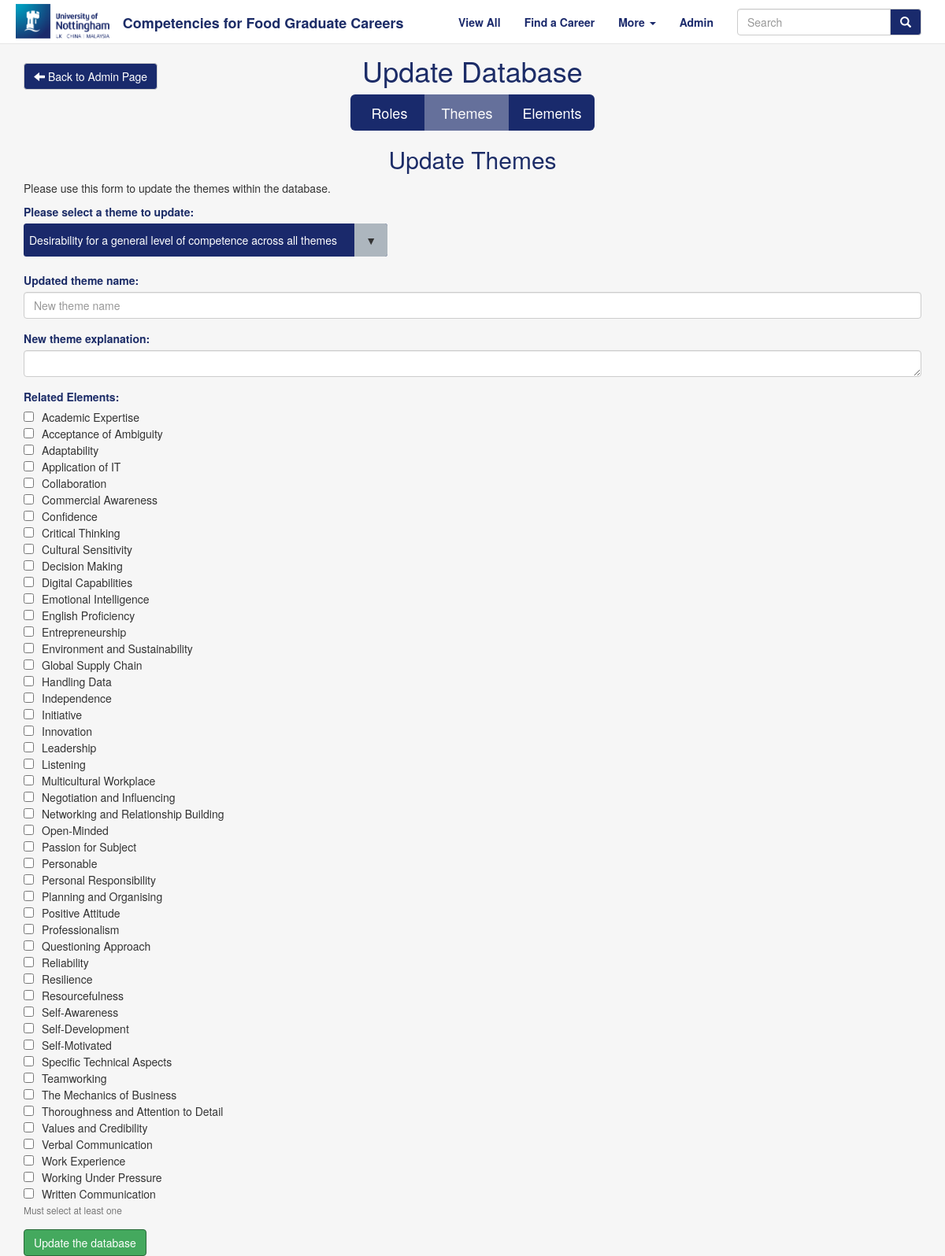
Before: /admin_update_themes.php with the older database file.
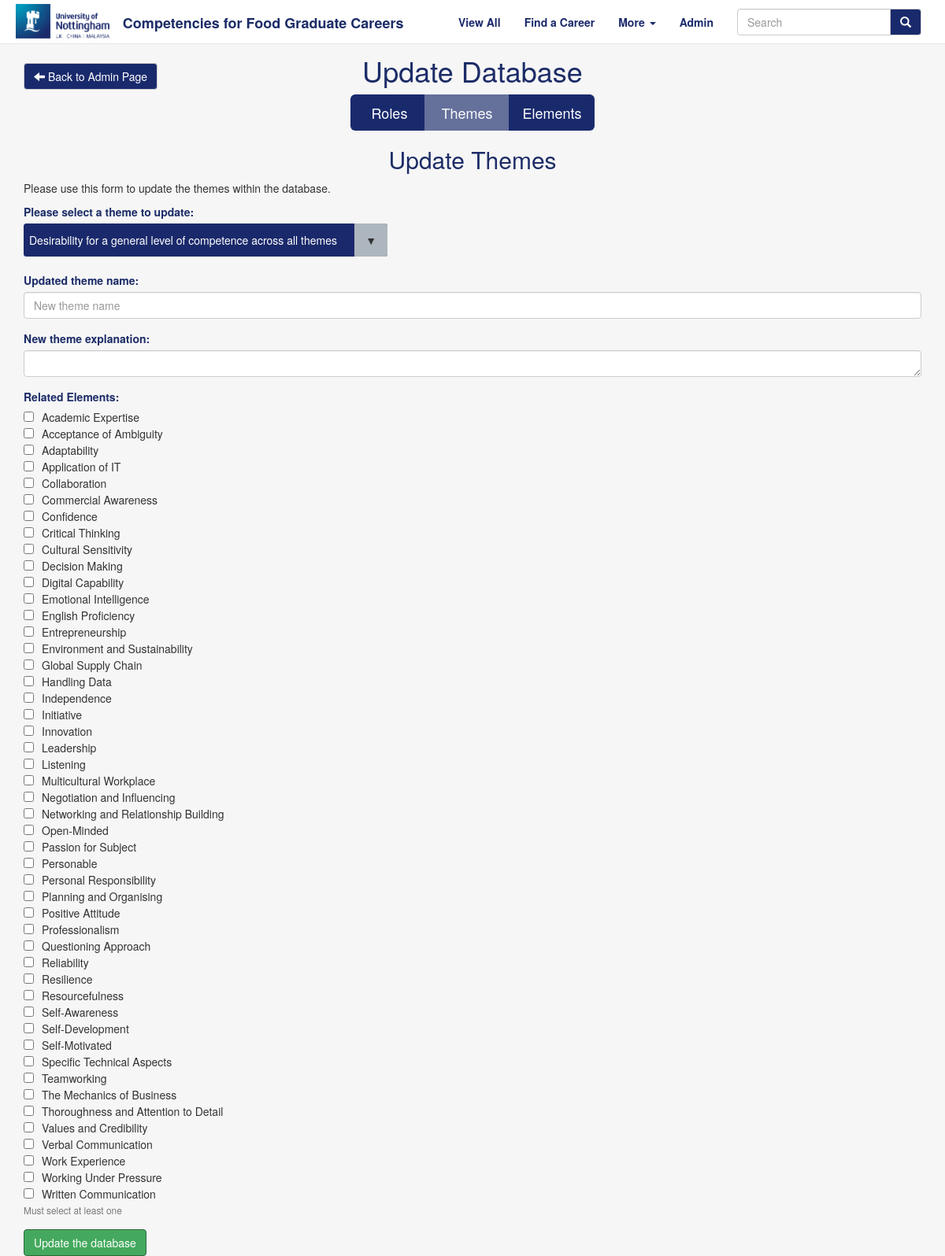
After: the same page with the newer database file.
### tables this page shows
CREATE TABLE `element` (
  `id` int(11) NOT NULL,
  `elementname` varchar(200) DEFAULT NULL,
  `description` varchar(800) DEFAULT NULL
);

### admin_update_themes.php (the view, shortened to what this page needs)
<?php
    include "header.php";
    include "navbar.php";
    include "db.php";
?>
<!DOCTYPE html>
<head>
  <link rel="stylesheet" href="css/view_students.css" />
</head>
<body class="bg-grey">
  <div class="container">
  <div class="row">
        <div class="col-sm-4">
          <div style="padding-top: 30px;">
            <button type="button"
                    class="btn btn-default"
                    onclick="window.location.href='index_admin.php'">
              <span class="glyphicon glyphicon-arrow-left"> </span>
              Back to Admin Page
            </button>
          </div>
        </div>
        <div class="col-sm-4">
          <div class="text-center">
            <h1> Update Database </h1>
          </div>
        </div>
     </div>
     <div class="text-center">
      <div class="btn-group btn-group-lg" role="group">
        <button type="button"
                class="btn btn-secondary"
                onclick="window.location.href='admin_update_roles.php'">
                &nbsp&nbspRoles&nbsp
        </button>
        <button type="button"
                class="btn btn-secondary"
                onclick="window.location.href='admin_update_themes.php'"
                disabled>
                &nbspThemes&nbsp
        </button>
        <button type="button"
                class="btn btn-secondary"
                onclick="window.location.href='admin_update_elements.php'">
                Elements
        </button>
      </div>
    </div>
    <form action="_updateTheme.php" onsubmit="return validate()" method="post">
      <div class="text-center">
        <h2> Update Themes </h2>
      </div>
      <p> Please use this form to update the themes within the database. </p>
        <label for="roleentry"> Please select a theme to update: </label>
        <div class="select">
          <select name="themeName" onchange="themeNameSelectionChanged()" class="custom-select">
            <?php
              $stmt = $conn->prepare("SELECT id, themename FROM theme ORDER BY id ASC");
              $stmt->execute();
              $stmt->bind_result($id, $themeName);
              while ($stmt->fetch()) {
                  $id = htmlentities($id);
                  $themeName = htmlentities($themeName);
                  echo "<option name=\"$themeName\" value=\"$themeName\">$themeName</option>";
              }
            ?>
          </select>
        </div>
        <br>
      <div class="form-group">
        <label for="themename"> Updated theme name: </label>
          <input type="text" class="form-control" name="newName" placeholder="New theme name" required>
      </div>
      <div class="form-group">
        <label for="themedesc"> New theme explanation: </label>
        <textarea class="form-control" name="explanation" rows="1" required></textarea>
      </div>
      <div class="form-group">
        <label for="themeelements"> Related Elements: </label>
        <br>
        <?php
          $stmt = $conn->prepare("SELECT id, elementname FROM element ORDER BY id ASC");
          $stmt->execute();
          $stmt->bind_result($id, $elements);
          while ($stmt->fetch()) {
              $id = htmlentities($id);
              $elements = htmlentities($elements);
              echo "<input type=\"checkbox\" name=\"elements[]\" style=\"margin-right:10px; value=\"$id\">";
              echo $elements;
              echo "<br>";
          }
        ?>
        <small id="rehelp" class="form-text text-muted">Must select at least one</small>
      </div>
      <input type="submit" class="btn btn-success" style="background-color: #2a8c3e" value="Update the database">
    </form>
</body>

Changed rows visible on the page:
changed element: elementname "Digital Capabilities" → "Digital Capability"
